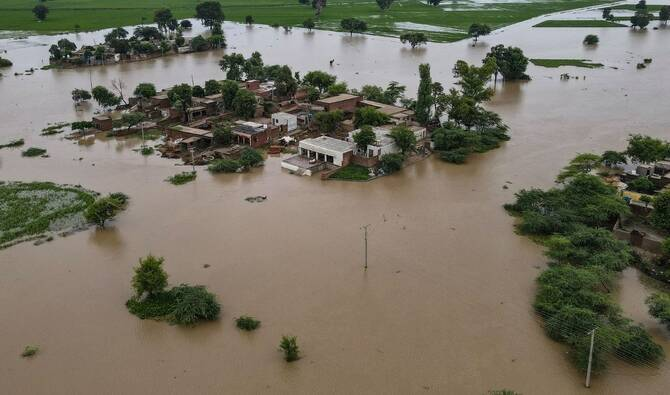
#> input picture Images/Desastre 1.jpg, 670 x 395 px; its folder holds only this picture in this run
$ jupyter execute GS_SpaceConnect_OrbitGuard.ipynb   (shell and % lines are left out)
#> lines starting #> are read from the running program, lines starting #| are printed output that depends on the picture; after the words box and inside, x2 and y2 are one past the last pixel; in counts of white or black regions, pixels touching at a corner belong together
# SPACE CONNECT: OrbitGuard
**Solução tecnológica para monitoramento de desastres via satélite.**

**Problema:** Eventos climáticos extremos, como furacões, exigem respostas rápidas. A análise manual de imagens de satélite e aéreas é lenta e ineficiente.
**Visão da Solução:** Um MVP de Visão Computacional que automatiza a detecção e o cálculo da área afetada por desastres utilizando processamento de imagens.
**Valor de Negócio:** Redução do tempo de resposta de equipes de resgate e precisão no mapeamento do impacto ambiental (Alinhado aos ODS 11 e 13 da ONU).

[cell 1]
import cv2
import numpy as np
import matplotlib.pyplot as plt
import os

### Metodologia Aplicada
Empregamos o pipeline clássico de processamento digital de imagens:
1. **Filtro Gaussiano:** Suavização para remoção de ruído do terreno.
2. **Espaço HSV:** Segmentação de cores para isolar a área de impacto (enchentes ou destroços de casas).
3. **Morfologia Matemática:** Fechamento para unificar a máscara binária e remover falsos positivos.
4. **Extração de Características:** Uso de Contornos e Momentos para calcular a área em pixels e extrair a métrica final.

[cell 2]
def processar_imagem_satelite(nome_arquivo, limite_inferior_hsv, limite_superior_hsv, titulo_desastre):
#> called with nome_arquivo = 'Desastre 1.jpg', limite_inferior_hsv = array of shape (3,), limite_superior_hsv = array of shape (3,), titulo_desastre = 'Enchente Furacão - Setor 1'
    caminho = os.path.join("Images", nome_arquivo)
    img = cv2.imread(caminho)
#> img is the input picture: shape (395, 670, 3); mean B, G, R 97.7, 112.2, 117

    if img is None:
        print(f"Erro ao carregar: {caminho}")
        return

    img_rgb = cv2.cvtColor(img, cv2.COLOR_BGR2RGB)
    img_blur = cv2.GaussianBlur(img_rgb, (5, 5), 0)
    img_hsv = cv2.cvtColor(img_blur, cv2.COLOR_RGB2HSV)
#> img_hsv: shape (395, 670, 3); mean H, S, V 38.2, 60.2, 121.1
    mascara = cv2.inRange(img_hsv, limite_inferior_hsv, limite_superior_hsv)
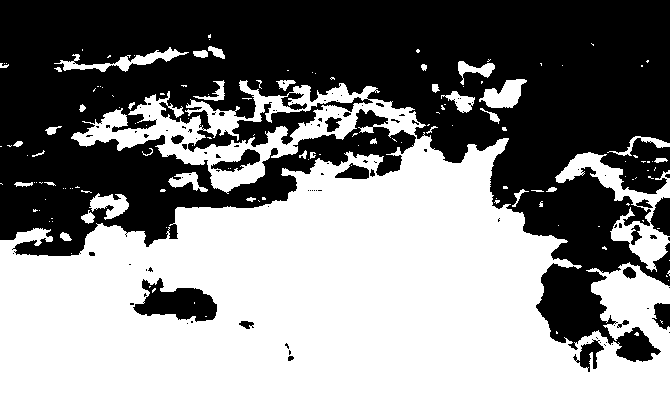
#> mascara: shape (395, 670); 50.8% white; 100 black regions (80 under 20 px), largest, box (x1, y1, x2, y2) and area: (0, 0, 670, 362) 124970, (133, 278, 217, 322) 2078, (650, 197, 670, 236) 546

    kernel = cv2.getStructuringElement(cv2.MORPH_RECT, (5, 5))
    mascara_limpa = cv2.morphologyEx(mascara, cv2.MORPH_CLOSE, kernel)
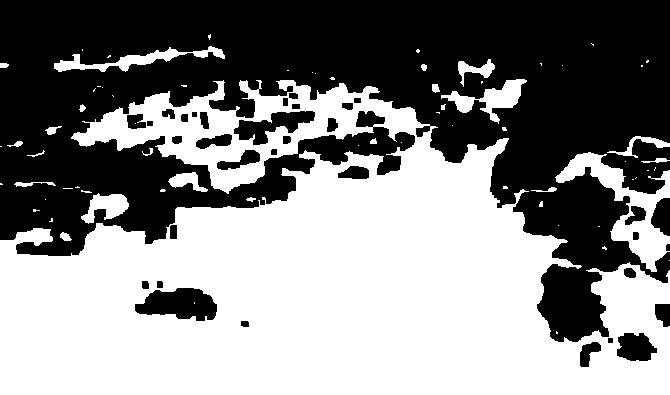
#> mascara_limpa: shape (395, 670); 52.4% white; 34 black regions
    contornos, _ = cv2.findContours(mascara_limpa, cv2.RETR_EXTERNAL, cv2.CHAIN_APPROX_SIMPLE)
#> contornos = 68 contours, 49 with area under 20; largest, box (x1, y1, x2, y2) and area: (0, 80, 670, 395) 134436, (555, 152, 670, 272) 3964, (441, 79, 527, 124) 1186, (54, 46, 225, 72) 1107, (81, 193, 129, 224) 727

    area_total_pixels = img.shape[0] * img.shape[1]
#> area_total_pixels = 264650
    area_afetada_pixels = 0
    img_resultado = img_rgb.copy()

    for cnt in contornos:
        area = cv2.contourArea(cnt)
        if area > 1000:
            area_afetada_pixels += area
            cv2.drawContours(img_resultado, [cnt], -1, (255, 0, 0), 3)
#> this loop made 68 passes
#> (area, area_afetada_pixels) on passes 28, 50, 51, 66: (3964.5, 3964.5), (134436, 138400.5), (1185.5, 139586), (1107, 140693)
#> area on passes 4, 12, 16, 20, 23, 27: 56.5, 727, 31, 62, 344, 42.5
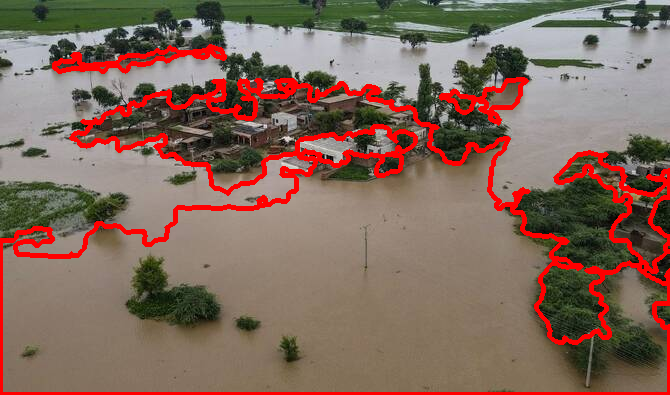
#> img_resultado: shape (395, 670, 3); mean R, G, B 130.4, 105, 91.9
#> after the loop, area_afetada_pixels = 140693

    porcentagem_afetada = (area_afetada_pixels / area_total_pixels) * 100
#> porcentagem_afetada = 53.16

    fig = plt.figure(figsize=(18, 5))
    fig.suptitle(f"Análise de Desastre: {titulo_desastre}", fontsize=16)

    plt.subplot(1, 4, 1)
    plt.imshow(img_rgb)
    plt.title("Imagem Original")
    plt.axis('off')

    plt.subplot(1, 4, 2)
    plt.imshow(mascara_limpa, cmap='gray')
    plt.title("Máscara do Evento")
    plt.axis('off')

    plt.subplot(1, 4, 3)
    plt.imshow(img_resultado)
    plt.title(f"Área Detectada ({porcentagem_afetada:.2f}%)")
    plt.axis('off')

    plt.subplot(1, 4, 4)
    labels = ['Área Afetada', 'Área Intacta']
    sizes = [porcentagem_afetada, 100 - porcentagem_afetada]
#> sizes = [53.16, 46.84]
    colors = ['#ff9999','#66b3ff']
    plt.pie(sizes, labels=labels, colors=colors, autopct='%1.1f%%', startangle=90)
    plt.title('Impacto Global')

    plt.tight_layout()
    plt.show()
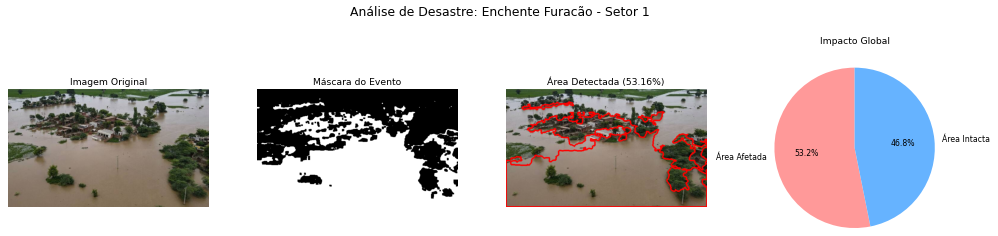
#> figure drawn by matplotlib, 4 panels

    print(f"--- Relatório: {titulo_desastre} ---")
    print(f"Área total analisada: {area_total_pixels} pixels")
#| Área total analisada: 264650 pixels
    print(f"Área crítica detectada: {area_afetada_pixels} pixels")
#| Área crítica detectada: 140693.0 pixels
    print(f"Percentual de degradação: {porcentagem_afetada:.2f}%\n")
#| Percentual de degradação: 53.16%

### Análise e Resultados - Impacto do Furacão
Abaixo, instanciamos o algoritmo para analisar os danos causados por um furacão. Ajustamos o espaço HSV para classificar dois tipos de danos distintos: enchentes causadas por chuvas intensas e estruturas residenciais destruídas pelos ventos. Do ponto de vista de Business Intelligence, isso permite direcionar recursos de resgate específicos (barcos vs. maquinário pesado) para cada setor.

[cell 3]
limite_inferior_enchente = np.array([10, 40, 40])
limite_superior_enchente = np.array([40, 255, 255])

limite_inferior_destrocos = np.array([0, 10, 50])
limite_superior_destrocos = np.array([35, 150, 200])

print("="*60)
print(">>> INICIANDO ANÁLISE DE ENCHENTES (ÁGUAS TURVAS/LAMA) <<<")
print("="*60)
processar_imagem_satelite("Desastre 1.jpg", limite_inferior_enchente, limite_superior_enchente, "Enchente Furacão - Setor 1")
processar_imagem_satelite("Desastre 2.jpg", limite_inferior_enchente, limite_superior_enchente, "Enchente Furacão - Setor 2")
processar_imagem_satelite("Desastre 5.jpg", limite_inferior_enchente, limite_superior_enchente, "Enchente Furacão - Setor 3")

print("\n" + "="*60)
print(">>> INICIANDO ANÁLISE DE DESTROÇOS (ESTRUTURAS/CASAS) <<<")
print("="*60)
processar_imagem_satelite("Desastre 3.jpg", limite_inferior_destrocos, limite_superior_destrocos, "Casas Destruídas - Setor A")

$ run again, on Images/Desastre 6.jpg
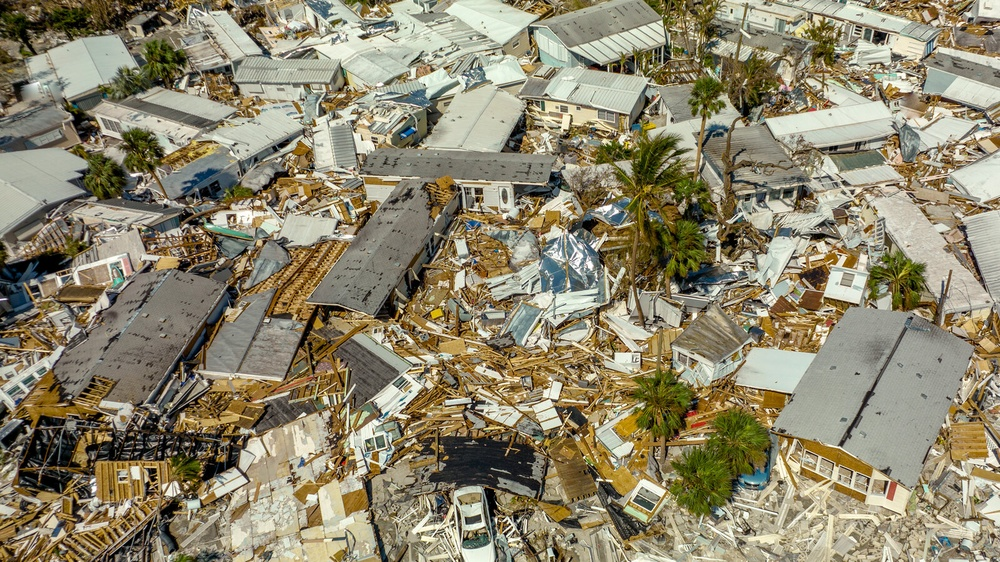
#> input picture Images/Desastre 6.jpg, 1000 x 562 px, shrunk from 1600 x 900 before the run
#> in processar_imagem_satelite, img is the input picture: shape (562, 1000, 3); mean B, G, R 109.1, 133.9, 141.4
#> img_hsv: shape (562, 1000, 3); mean H, S, V 29.5, 71.5, 143.4
#> mascara: shape (562, 1000); 57.4% white; 1707 black regions (1082 under 20 px), largest, box (x1, y1, x2, y2) and area: (278, 0, 671, 172) 27359, (487, 111, 799, 325) 19096, (597, 367, 786, 519) 13391
#> mascara_limpa: shape (562, 1000); 67.2% white; 555 black regions (5 under 20 px)
#> contornos = 42 contours, 34 with area under 20; largest, box (x1, y1, x2, y2) and area: (0, 0, 1000, 562) 508729, (339, 0, 404, 42) 1230, (0, 0, 86, 22) 752, (416, 0, 458, 33) 554, (0, 184, 47, 210) 461, (494, 541, 505, 562) 85, (470, 60, 483, 68) 36, (0, 148, 8, 157) 21
#> the loop in processar_imagem_satelite (call 6), `for cnt in contornos:` made 42 passes
#> (area, area_afetada_pixels) on passes 38 to 39: (1229.5, 1229.5), (508729, 509958.5)
#> after the loop in processar_imagem_satelite (call 6), `for cnt in contornos:`:
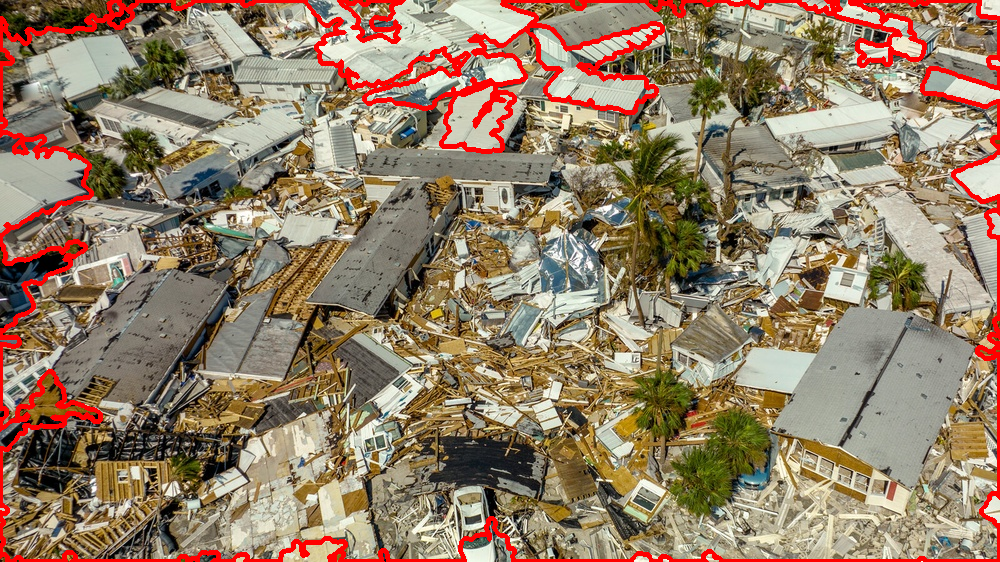
#> img_resultado: shape (562, 1000, 3); mean R, G, B 147.1, 126.4, 102.8
#> after the loop in processar_imagem_satelite (call 6), `for cnt in contornos:`: area_afetada_pixels = 509958.5
#> porcentagem_afetada = 90.74
#> sizes = [90.74, 9.26]
#> in processar_imagem_satelite (call 6), `plt.show()`:
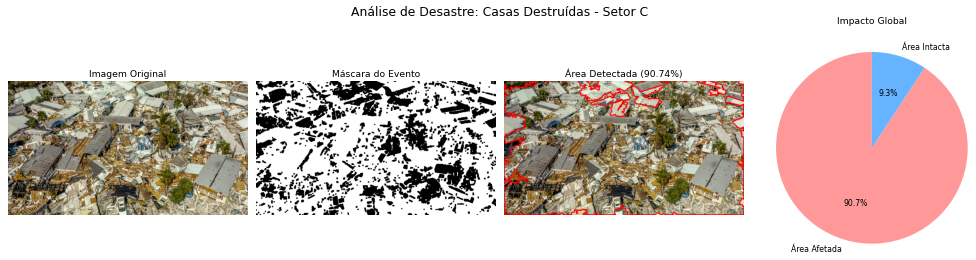
#> figure drawn by matplotlib, 4 panels
#| Área total analisada: 562000 pixels
#| Área crítica detectada: 509958.5 pixels
#| Percentual de degradação: 90.74%

$ run again, on Images/Desastre 2.jpg
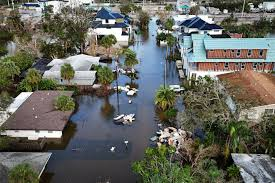
#> input picture Images/Desastre 2.jpg, 275 x 183 px
#> in processar_imagem_satelite, img is the input picture: shape (183, 275, 3); mean B, G, R 96, 103.5, 101.8
#> img_hsv: shape (183, 275, 3); mean H, S, V 61.9, 62.9, 112.1
#> mascara: shape (183, 275); 32.6% white; 75 white regions (46 under 20 px), largest, box (x1, y1, x2, y2) and area: (0, 0, 88, 114) 4946, (156, 76, 275, 183) 4905, (218, 64, 275, 113) 1737
#> mascara_limpa: shape (183, 275); 36.3% white; 36 white regions (18 under 20 px)
#> contornos = 35 contours, 19 with area under 20; largest, box (x1, y1, x2, y2) and area: (134, 63, 275, 183) 8990, (0, 0, 137, 114) 6626, (0, 113, 76, 149) 666, (220, 17, 267, 37) 430, (7, 167, 47, 183) 419
#> the loop in processar_imagem_satelite (call 2), `for cnt in contornos:` made 35 passes
#> (area, area_afetada_pixels) on passes 14, 35: (8989.5, 8989.5), (6625.5, 15615)
#> after the loop in processar_imagem_satelite (call 2), `for cnt in contornos:`:
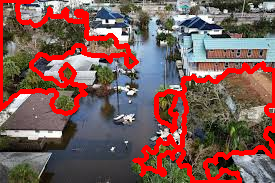
#> img_resultado: shape (183, 275, 3); mean R, G, B 123.7, 90.9, 86.1
#> after the loop in processar_imagem_satelite (call 2), `for cnt in contornos:`: area_afetada_pixels = 15615
#> porcentagem_afetada = 31.03
#> sizes = [31.03, 68.97]
#> in processar_imagem_satelite (call 2), `plt.show()`:
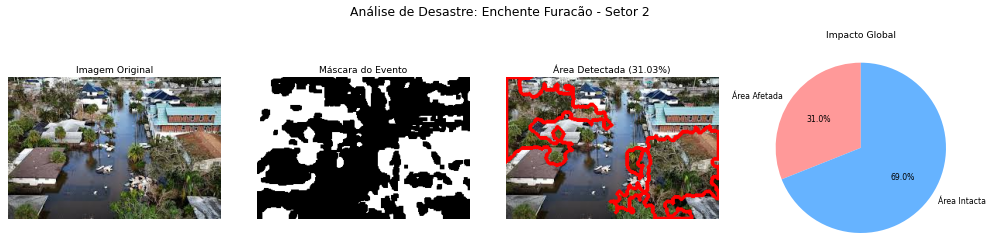
#> figure drawn by matplotlib, 4 panels
#| Área total analisada: 50325 pixels
#| Área crítica detectada: 15615.0 pixels
#| Percentual de degradação: 31.03%

$ run again, on Images/Desastre 3.jpg
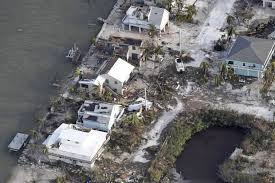
#> input picture Images/Desastre 3.jpg, 275 x 183 px
#> in processar_imagem_satelite, img is the input picture: shape (183, 275, 3); mean B, G, R 109.7, 108.8, 109.5
#> img_hsv: shape (183, 275, 3); mean H, S, V 80.2, 20.4, 113.5
#> mascara: shape (183, 275); 25.7% white; 34 white regions (17 under 20 px), largest, box (x1, y1, x2, y2) and area: (54, 0, 199, 183) 6959, (145, 92, 240, 183) 2431, (223, 114, 275, 183) 1968
#> mascara_limpa: shape (183, 275); 27.5% white; 19 white regions (7 under 20 px)
#> contornos = 19 contours, 7 with area under 20; largest, box (x1, y1, x2, y2) and area: (54, 0, 240, 183) 10698, (223, 114, 275, 183) 2151, (252, 58, 275, 95) 367, (200, 61, 237, 86) 307, (228, 17, 268, 35) 206
#> the loop in processar_imagem_satelite (call 4), `for cnt in contornos:` made 19 passes
#> (area, area_afetada_pixels) on passes 6, 19: (2151, 2151), (10698.5, 12849.5)
#> after the loop in processar_imagem_satelite (call 4), `for cnt in contornos:`:
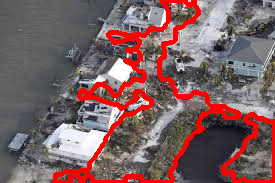
#> img_resultado: shape (183, 275, 3); mean R, G, B 125, 96.7, 98
#> after the loop in processar_imagem_satelite (call 4), `for cnt in contornos:`: area_afetada_pixels = 12849.5
#> porcentagem_afetada = 25.53
#> sizes = [25.53, 74.47]
#> in processar_imagem_satelite (call 4), `plt.show()`:
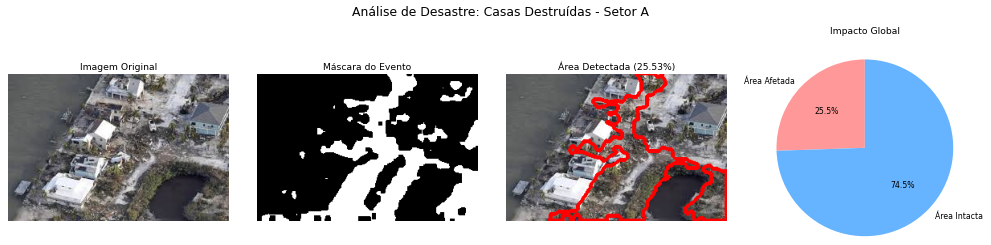
#> figure drawn by matplotlib, 4 panels
#| Área total analisada: 50325 pixels
#| Área crítica detectada: 12849.5 pixels
#| Percentual de degradação: 25.53%

$ run again, on Images/Desastre 4.jpg
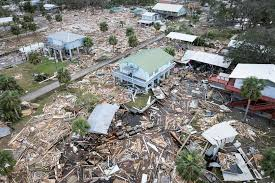
#> input picture Images/Desastre 4.jpg, 275 x 183 px
#> in processar_imagem_satelite, img is the input picture: shape (183, 275, 3); mean B, G, R 121.1, 126.2, 127.4
#> img_hsv: shape (183, 275, 3); mean H, S, V 53.7, 32, 132.5
#> mascara: shape (183, 275); 45.3% white; 39 white regions (22 under 20 px), largest, box (x1, y1, x2, y2) and area: (0, 3, 275, 183) 21283, (195, 32, 229, 52) 313, (218, 144, 234, 172) 264
#> mascara_limpa: shape (183, 275); 49.2% white; 21 white regions (9 under 20 px)
#> contornos = 21 contours, 10 with area under 20; largest, box (x1, y1, x2, y2) and area: (0, 3, 275, 183) 24543, (195, 32, 229, 52) 284, (239, 88, 275, 106) 126, (193, 24, 209, 35) 116, (186, 3, 201, 11) 77
#> the loop in processar_imagem_satelite (call 5), `for cnt in contornos:` made 21 passes
#> (area, area_afetada_pixels) on pass 20: (24543, 24543)
#> after the loop in processar_imagem_satelite (call 5), `for cnt in contornos:`: area_afetada_pixels = 24543
#> porcentagem_afetada = 48.77
#> sizes = [48.77, 51.23]
#> in processar_imagem_satelite (call 5), `plt.show()`:
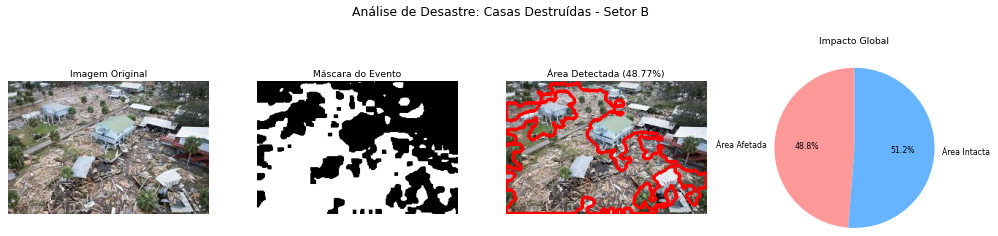
#> figure drawn by matplotlib, 4 panels
#| Área total analisada: 50325 pixels
#| Área crítica detectada: 24543.0 pixels
#| Percentual de degradação: 48.77%
